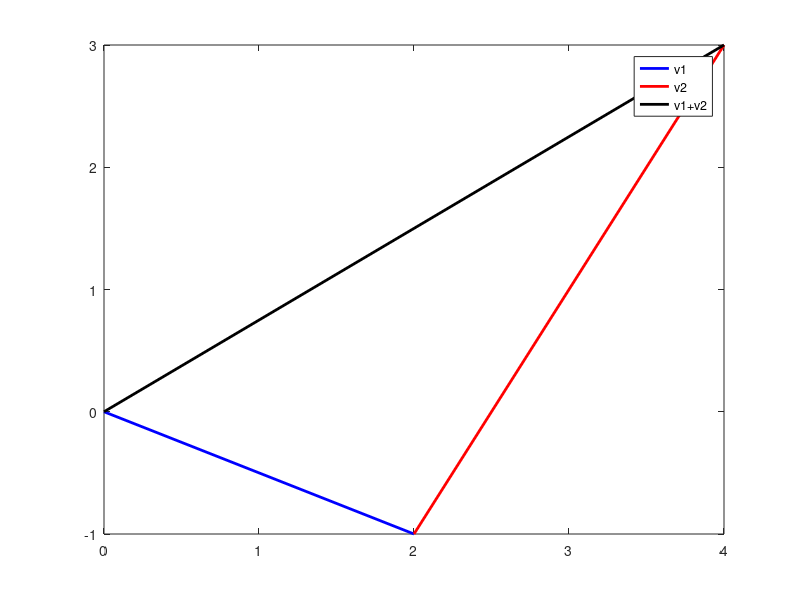

Reproduce this figure in MATLAB.
v1 = [2 -1]
v2 = [2, 4]
v3 = v1 + v2

figure(2), clf

plot([0 v1(1)], [0 v1(2)], 'b', 'linew',2)
hold on
plot([0 v2(1)] + v1(1), [0 v2(2)] + v1(2), 'r', 'linew',2)
hold on
plot([0 v3(1)], [0 v3(2)], 'k', 'linew',2)
legend({'v1'; 'v2'; 'v1+v2'})

